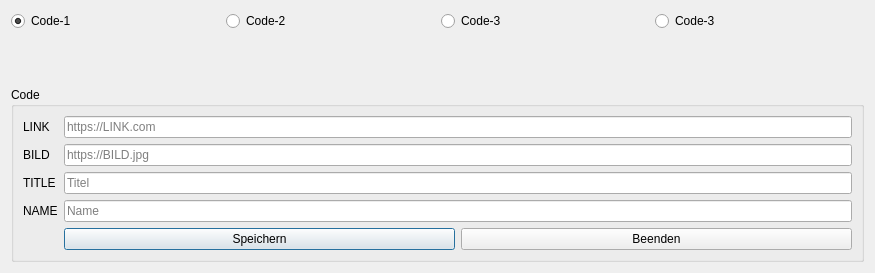
<?xml version="1.0" encoding="UTF-8"?>
<ui version="4.0">
 <class>dialog</class>
 <widget class="QDialog" name="dialog">
  <property name="geometry">
   <rect>
    <x>0</x>
    <y>0</y>
    <width>875</width>
    <height>273</height>
   </rect>
  </property>
  <property name="windowTitle">
   <string>CodeCreator  v2.0.0</string>
  </property>
  <layout class="QVBoxLayout" name="verticalLayout_2">
   <item>
    <layout class="QVBoxLayout" name="verticalLayout">
     <item>
      <layout class="QHBoxLayout" name="horizontalLayout">
       <item>
        <widget class="QRadioButton" name="radioButton_1">
         <property name="toolTip">
          <string notr="true">Standard-Aktiviert</string>
         </property>
         <property name="text">
          <string notr="true">Code-1</string>
         </property>
         <property name="checked">
          <bool>true</bool>
         </property>
        </widget>
       </item>
       <item>
        <widget class="QRadioButton" name="radioButton_2">
         <property name="text">
          <string notr="true">Code-2</string>
         </property>
        </widget>
       </item>
       <item>
        <widget class="QRadioButton" name="radioButton_3">
         <property name="text">
          <string notr="true">Code-3</string>
         </property>
        </widget>
       </item>
       <item>
        <widget class="QRadioButton" name="radioButton_4">
         <property name="text">
          <string notr="true">Code-3</string>
         </property>
        </widget>
       </item>
      </layout>
     </item>
     <item>
      <spacer name="verticalSpacer">
       <property name="orientation">
        <enum>Qt::Vertical</enum>
       </property>
       <property name="sizeHint" stdset="0">
        <size>
         <width>20</width>
         <height>40</height>
        </size>
       </property>
      </spacer>
     </item>
     <item>
      <widget class="QGroupBox" name="groupBoxCode">
       <property name="title">
        <string>Code</string>
       </property>
       <layout class="QGridLayout" name="gridLayout">
        <item row="1" column="1">
         <widget class="QLineEdit" name="lineEditLINK">
          <property name="placeholderText">
           <string>https://LINK.com</string>
          </property>
         </widget>
        </item>
        <item row="1" column="0">
         <widget class="QLabel" name="labelLINK">
          <property name="text">
           <string>LINK</string>
          </property>
         </widget>
        </item>
        <item row="2" column="0">
         <widget class="QLabel" name="labelBILD">
          <property name="text">
           <string>BILD</string>
          </property>
         </widget>
        </item>
        <item row="4" column="1">
         <widget class="QLineEdit" name="lineEditNAME">
          <property name="placeholderText">
           <string>Name</string>
          </property>
         </widget>
        </item>
        <item row="3" column="0">
         <widget class="QLabel" name="labelTITLE">
          <property name="text">
           <string>TITLE</string>
          </property>
         </widget>
        </item>
        <item row="3" column="1">
         <widget class="QLineEdit" name="lineEditTITLE">
          <property name="placeholderText">
           <string>Titel</string>
          </property>
         </widget>
        </item>
        <item row="4" column="0">
         <widget class="QLabel" name="labelNAME">
          <property name="text">
           <string>NAME</string>
          </property>
         </widget>
        </item>
        <item row="2" column="1">
         <widget class="QLineEdit" name="lineEditBILD">
          <property name="placeholderText">
           <string>https://BILD.jpg</string>
          </property>
         </widget>
        </item>
        <item row="5" column="1">
         <widget class="QSplitter" name="splitter">
          <property name="orientation">
           <enum>Qt::Horizontal</enum>
          </property>
          <widget class="QWidget" name="layoutWidget">
           <layout class="QHBoxLayout" name="horizontalLayout_2">
            <item>
             <widget class="QPushButton" name="pushButtonSave">
              <property name="text">
               <string>Speichern</string>
              </property>
             </widget>
            </item>
            <item>
             <widget class="QPushButton" name="pushButtonEde">
              <property name="text">
               <string>Beenden</string>
              </property>
             </widget>
            </item>
           </layout>
          </widget>
         </widget>
        </item>
       </layout>
      </widget>
     </item>
    </layout>
   </item>
  </layout>
 </widget>
 <tabstops>
  <tabstop>lineEditLINK</tabstop>
  <tabstop>lineEditBILD</tabstop>
  <tabstop>lineEditTITLE</tabstop>
  <tabstop>lineEditNAME</tabstop>
  <tabstop>pushButtonSave</tabstop>
  <tabstop>pushButtonEde</tabstop>
 </tabstops>
 <resources/>
 <connections>
  <connection>
   <sender>pushButtonEde</sender>
   <signal>clicked()</signal>
   <receiver>dialog</receiver>
   <slot>close()</slot>
   <hints>
    <hint type="sourcelabel">
     <x>475</x>
     <y>205</y>
    </hint>
    <hint type="destinationlabel">
     <x>553</x>
     <y>205</y>
    </hint>
   </hints>
  </connection>
 </connections>
 <slots>
  <slot>print()</slot>
  <slot>clear()</slot>
 </slots>
</ui>
